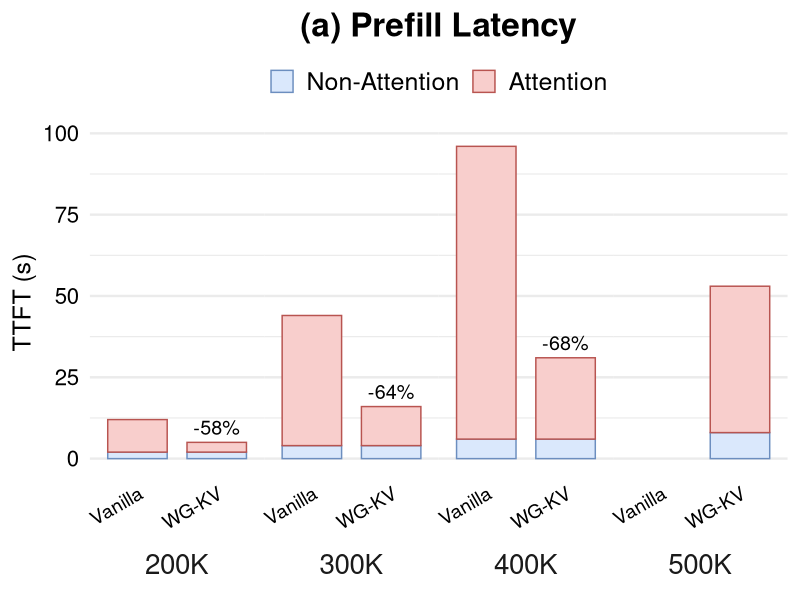

Write R code to recreate this figure.
library(tidyverse)

data <- read_csv("data/perf_1.csv") %>%
  mutate(
    tokens = fct_inorder(tokens),
    method = fct_inorder(method),
    component = fct_inorder(component)
  ) %>%
  group_by(tokens, method) %>%
  mutate(total_latency = sum(latency)) %>%
  ungroup()

reduction_labels <- data %>%
  distinct(tokens, method, total_latency) %>%
  group_by(tokens) %>%
  mutate(
    vanilla_latency = total_latency[method == "Vanilla"],
    reduction = (total_latency - vanilla_latency) / vanilla_latency,
    label = if_else(
      method == "WG-KV",
      scales::label_percent(accuracy = 1)(reduction),
      ""
    )
  ) %>%
  ungroup()

fig <- ggplot(data, aes(x = method, y = latency, fill = component, colour = component)) +
  geom_col(width = 0.75, position = position_stack(reverse = TRUE)) +
  geom_text(
    data = reduction_labels,
    aes(x = method, y = total_latency, label = label),
    vjust = -0.5,
    size = 5,
    inherit.aes = FALSE
  ) +
  facet_grid(. ~ tokens, switch = "x") +
  scale_fill_manual(
    values = c("Non-Attention" = "#DAE8FC", "Attention" = "#F8CECC"),
  ) +
  scale_colour_manual(
    values = c("Non-Attention" = "#6C8EBF", "Attention" = "#B85450"),
  ) +
  labs(
    title = "(a) Prefill Latency",
    x = NULL,
    y = "TTFT (s)",
  ) +
  theme_minimal(base_size = 18) +
  theme(
    plot.title = element_text(size = 24, hjust = 0.5, face = "bold"),
    legend.position = "top",
    legend.title = element_blank(),
    legend.text = element_text(size = 18),
    axis.text.x = element_text(size = 14, colour = "black", angle = 30, hjust = 1),
    axis.text.y = element_text(size = 16, colour = "black"),
    strip.text.x = element_text(size = 20),
    strip.placement = "outside",
    panel.spacing = unit(0, "cm"),
    panel.grid.major.x = element_blank(),
    panel.grid.minor.x = element_blank(),
  )

ggsave("perf_1.pdf", fig, width = 5.0, height = 4.5, units = "in")
